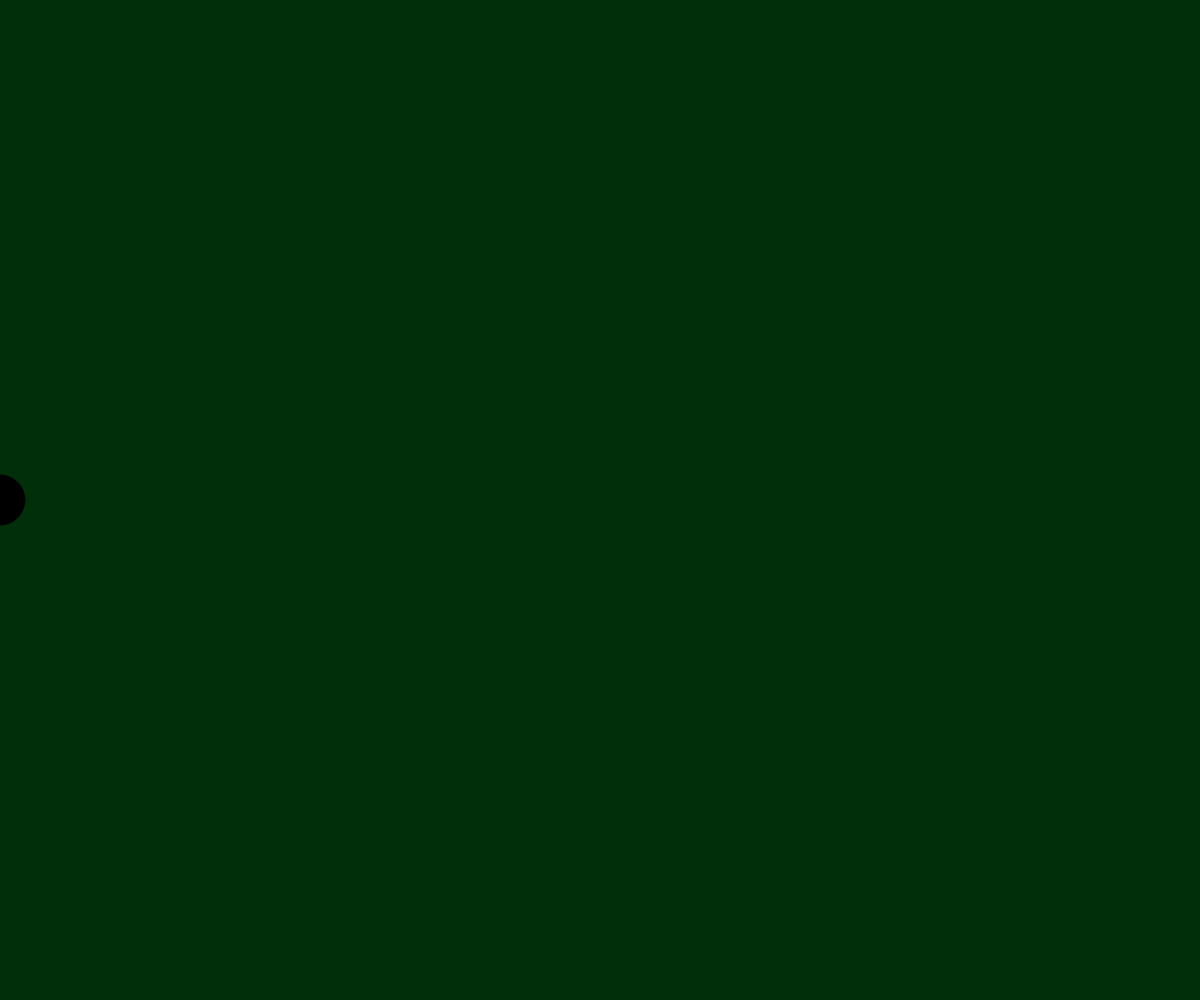
Frame 1 (no input)
Frame 60 (no input): identical to frame 1, image omitted
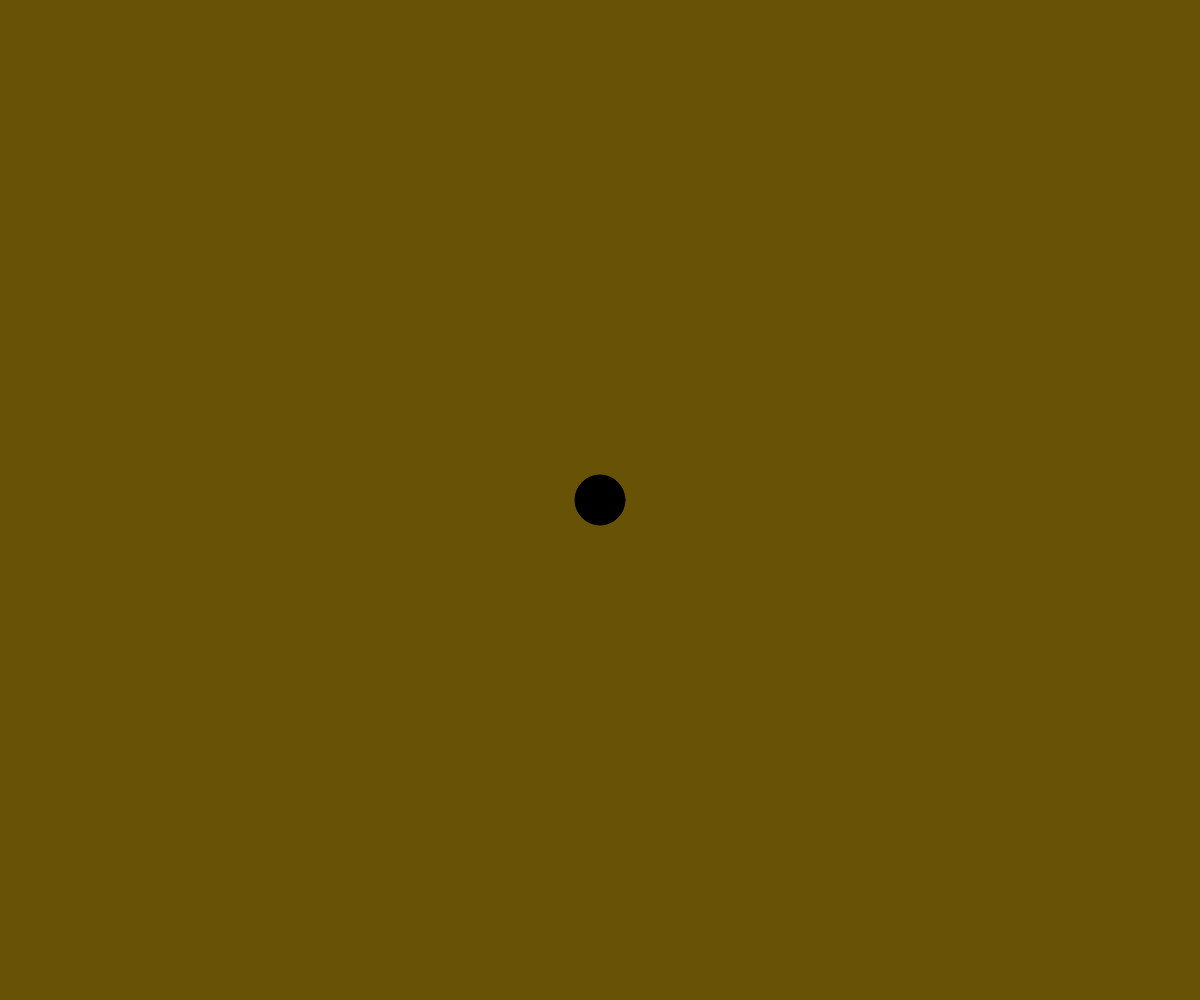
Frame 120 (the mouse pressed at the canvas centre since frame 60)

The p5.js sketch that drew these frames (run headless with seeded random() and noise() and a simulated clock; from frame 60 on, the mouse is pressed at the canvas centre):

// p5.js sketch
// ── sketch.js

var r = 0;
var g = 0;
var b=0;



function setup(){

  createCanvas(windowWidth,windowHeight);
}


function draw(){

  
  r = map(mouseX,0,1200,0,205,0);
  
  g = map(mouseX,50,900,50,100);
  
  b=map(mouseX,0,1200,10,0);
  
  background(r,g,b);

  fill(0);
  ellipse(mouseX,windowHeight/2,50,50);
  
}
